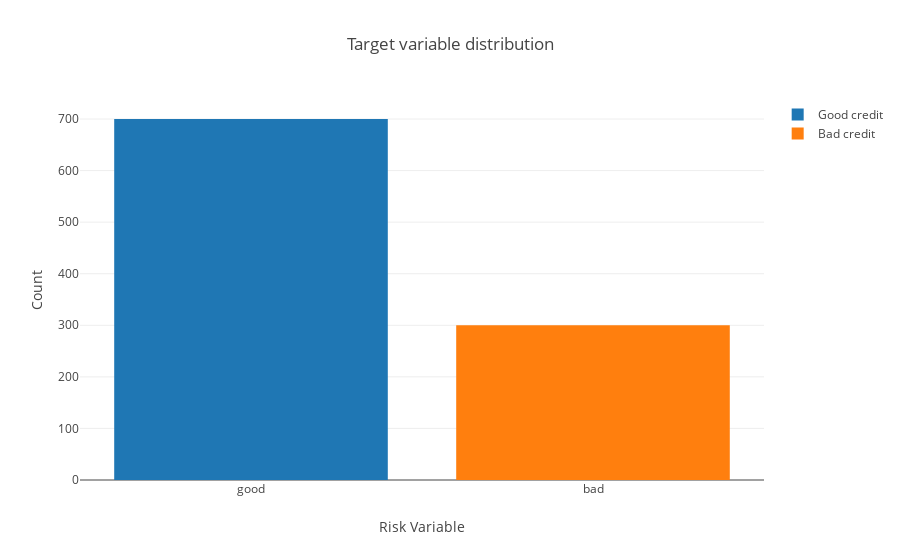

Notebook code for this chart:
### Markdown cell above
<h2>Let's start looking through target variable and their distribuition</h2>

### Code cell
import plotly.offline as py
py.init_notebook_mode(connected=True)
import plotly.graph_objs as go
import plotly.tools as tls
import warnings
from collections import Counter

trace0 = go.Bar(
            x = df_credit[df_credit["Risk"]== 'good']["Risk"].value_counts().index.values,
            y = df_credit[df_credit["Risk"]== 'good']["Risk"].value_counts().values,
            name='Good credit'
    )

trace1 = go.Bar(
            x = df_credit[df_credit["Risk"]== 'bad']["Risk"].value_counts().index.values,
            y = df_credit[df_credit["Risk"]== 'bad']["Risk"].value_counts().values,
            name='Bad credit'
    )

data = [trace0, trace1]

layout = go.Layout(
    
)

layout = go.Layout(
    yaxis=dict(
        title='Count'
    ),
    xaxis=dict(
        title='Risk Variable'
    ),
    title='Target variable distribution'
)

fig = go.Figure(data=data, layout=layout)

py.iplot(fig, filename='grouped-bar')

### Figure 1 — Plotly figure (JSON) as saved in the notebook; plotly's stock layout.template omitted (floating-point values rounded to 4 significant figures)
{"data": [{"type": "bar", "x": ["good"], "y": [700], "name": "Good credit"}, {"type": "bar", "x": ["bad"], "y": [300], "name": "Bad credit"}], "layout": {"yaxis": {"title": "Count"}, "xaxis": {"title": "Risk Variable"}, "title": "Target variable distribution"}}
